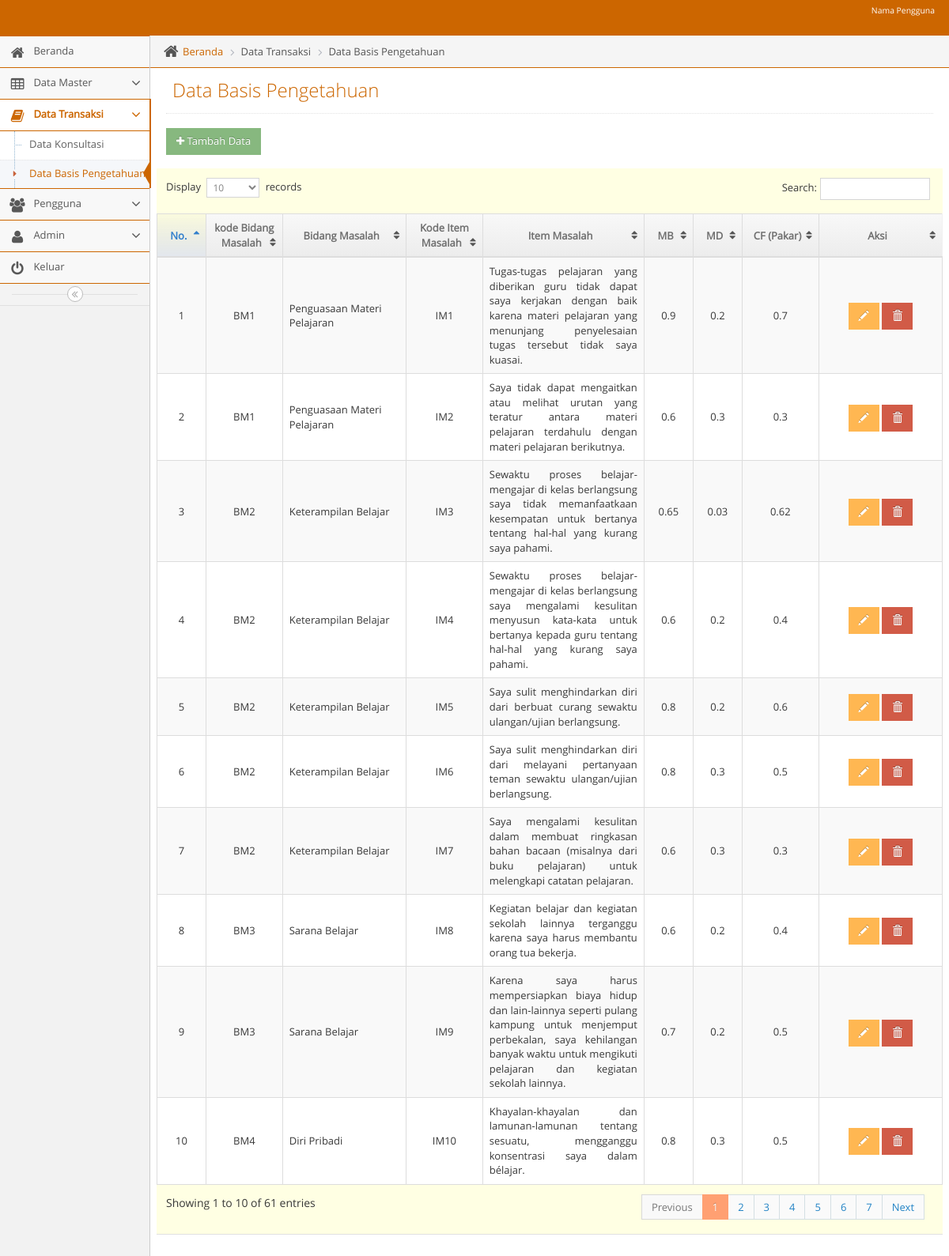
The page /admin/adminmainapp.php?unit=dbp_unit&act=datagrid (signed in) on the database its author committed.
### tables this page shows
CREATE TABLE `t_identifikasi` (
  `kode_identifikasi` int(11) NOT NULL,
  `mb` float NOT NULL,
  `md` float NOT NULL,
  `cf_bidang_masalah` float NOT NULL,
  `cf_item_masalah` float NOT NULL,
  `kode_bidang_masalah` varchar(11) NOT NULL,
  `kode_item_masalah` varchar(11) NOT NULL
);

CREATE TABLE `t_bidang_masalah` (
  `id_bidang_masalah` int(11) NOT NULL,
  `kode_bidang_masalah` varchar(5) NOT NULL,
  `nama_bidang_masalah` varchar(100) NOT NULL,
  `detail_bidang_masalah` varchar(1000) NOT NULL,
  `layanan` varchar(1000) NOT NULL,
  `detail_layanan` varchar(1000) NOT NULL
);

CREATE TABLE `t_item_masalah` (
  `id_item_masalah` int(11) NOT NULL,
  `kode_item_masalah` varchar(5) NOT NULL,
  `nama_item_masalah` varchar(500) NOT NULL
);

### admin/unit/dbp_unit.php (the view, shortened to what this page needs)
<?php
$act = $_GET['act'];
switch($act){
  case "datagrid":
?>
<?php
include("../admin/leftbar.php");
?>
<div class="main-content">
  <div class="main-content-inner">
    <div class="breadcrumbs ace-save-state" id="breadcrumbs">
      <ul class="breadcrumb">
        <li>
          <i class="ace-icon fa fa-home home-icon"></i>
          <a href="adminmainapp.php?unit=dashboard">Beranda</a>
        </li>
        <li>Data Transaksi</li>
        <li>Data Basis Pengetahuan</li>
      </ul>
    </div>
    <div class="page-content">
      <div class="page-header">
        <h1>Data Basis Pengetahuan</h1>
      </div>
      <h1>
        <a href="?unit=dbp_unit&act=input">
          <button class="btn btn-sm btn-success"><i class="fa fa-plus"></i> Tambah Data</button>
        </a>
      </h1>
      <div class="row">
        <div class="col-xs-12">
          <div class="row">
            <div class="box box-primary">
              <div class="box-body table-responsive padding">
                <table id="datatable" class="table table-striped table-bordered table-hover">
                  <thead>
                    <tr>
                      <th style="text-align: center; width: 7%">No.</th>
                      <th style="text-align: center; width: 10%">kode Bidang Masalah</th>
                      <th style="text-align: center; width: 15%">Bidang Masalah</th>
                      <th style="text-align: center; width: 10%">Kode Item Masalah</th>
                      <th style="text-align: center; width: 19%">Item Masalah</th>
                      <th style="text-align: center; width: 7%">MB</th>
                      <th style="text-align: center; width: 7%">MD</th>
                      <th style="text-align: center; width: 10%">CF (Pakar)</th>
                      <th style="text-align: center; width: 15%">Aksi</th>
                    </tr>
                  </thead>
                  <tbody>
                    <?php $no=1;
                        $qdatagrid ="  SELECT
                        t_identifikasi.kode_identifikasi,
                        t_identifikasi.mb, t_identifikasi.md,
                        t_identifikasi.cf_bidang_masalah,
                        t_bidang_masalah.kode_bidang_masalah, t_bidang_masalah.nama_bidang_masalah,
                        t_item_masalah.kode_item_masalah, t_item_masalah.nama_item_masalah
                          FROM
                        t_identifikasi
                        JOIN t_bidang_masalah ON t_identifikasi.kode_bidang_masalah = t_bidang_masalah.kode_bidang_masalah
									      JOIN t_item_masalah ON t_identifikasi.kode_item_masalah = t_item_masalah.kode_item_masalah";
                        $rdatagrid = mysqli_query($mysqli, $qdatagrid);
                        while($ddatagrid=mysqli_fetch_assoc($rdatagrid)) {
                          echo "
                          <tr>
                            <td style= text-align:center;vertical-align:middle>$no</td>
                            <td style= text-align:center;vertical-align:middle>$ddatagrid[kode_bidang_masalah]</td>
                            <td style= text-align:left;vertical-align:middle>$ddatagrid[nama_bidang_masalah]</td>
                            <td style= text-align:center;vertical-align:middle>$ddatagrid[kode_item_masalah]</td>
                            <td style= text-align:justify;vertical-align:middle>$ddatagrid[nama_item_masalah]</td>
                            <td style= text-align:center;vertical-align:middle>$ddatagrid[mb]</td>
                            <td style= text-align:center;vertical-align:middle>$ddatagrid[md]</td>
                            <td style= text-align:center;vertical-align:middle>$ddatagrid[cf_bidang_masalah]</td>
                            <td style=text-align:center;vertical-align:middle>
                              <a href=?unit=dbp_unit&act=update&kode_identifikasi=$ddatagrid[kode_identifikasi] class='btn btn-sm btn-warning glyphicon glyphicon-pencil' ></a>
                              <a href=# class='btn btn-sm btn-danger glyphicon glyphicon-trash' onclick='confirm($ddatagrid[kode_identifikasi])'></a>
                            </td>
                          </tr>
                          ";
                          $no++;
                        }
                      ?>
                  </tbody>
                </table>
              </div>
            </div>
          </div>
        </div>
      </div>
    </div>
  </div>
</div>
<?php
  include("../admin/footer.php");
?>
</body>
</html>
<?php
  break;
?>
<?php
}

### css/tentang/style.css (style rules this page uses)
html { font-family:sans-serif; -ms-text-size-adjust:100%; -webkit-text-size-adjust:100% }
body { margin:0 }
a { background-color:transparent }
h1 { font-size:2em; margin:.67em 0 }
button,input,optgroup,select,textarea { color:inherit; font:inherit; margin:0 }
button { overflow:visible }
button,select { text-transform:none }
button,html input[type=button],input[type=reset],input[type=submit] { -webkit-appearance:button; cursor:pointer }
table { border-collapse:collapse; border-spacing:0 }
td,th { padding:0 }
.border-box,article,body,code,dd,div,dl,dt,fieldset,footer,form,header,html,input[type=email],input[type=password],input[type=tel],input[type=text],input[type=url],li,main,ol,p,pre,section,textarea,ul { box-sizing:border-box }

### rows shown on the page
t_identifikasi: t_bidang_masalah.kode_bidang_masalah "BM1", t_bidang_masalah.nama_bidang_masalah "Penguasaan Materi Pelajaran", t_item_masalah.kode_item_masalah "IM1", t_item_masalah.nama_item_masalah "Tugas-tugas pelajaran yang diberikan guru tidak dapat saya kerjakan dengan baik karena materi pelajaran yang menunjang penyelesaian tugas tersebut tidak saya kuasai.", mb "0.9", md "0.2", cf_bidang_masalah "0.7"
t_identifikasi: t_bidang_masalah.kode_bidang_masalah "BM1", t_bidang_masalah.nama_bidang_masalah "Penguasaan Materi Pelajaran", t_item_masalah.kode_item_masalah "IM2", t_item_masalah.nama_item_masalah "Saya tidak dapat mengaitkan atau melihat urutan yang teratur antara materi pelajaran terdahulu dengan materi pelajaran berikutnya.", mb "0.6", md "0.3", cf_bidang_masalah "0.3"
t_identifikasi: t_bidang_masalah.kode_bidang_masalah "BM2", t_bidang_masalah.nama_bidang_masalah "Keterampilan Belajar", t_item_masalah.kode_item_masalah "IM3", t_item_masalah.nama_item_masalah "Sewaktu proses belajar-mengajar di kelas berlangsung saya tidak memanfaatkaan kesempatan untuk bertanya tentang hal-hal yang kurang saya pahami.", mb "0.65", md "0.03", cf_bidang_masalah "0.62"
t_identifikasi: t_bidang_masalah.kode_bidang_masalah "BM2", t_bidang_masalah.nama_bidang_masalah "Keterampilan Belajar", t_item_masalah.kode_item_masalah "IM4", t_item_masalah.nama_item_masalah "Sewaktu proses belajar-mengajar di kelas berlangsung saya mengalami kesulitan menyusun kata-kata untuk bertanya kepada guru tentang hal-hal yang kurang saya pahami.", mb "0.6", md "0.2", cf_bidang_masalah "0.4"
t_identifikasi: t_bidang_masalah.kode_bidang_masalah "BM2", t_bidang_masalah.nama_bidang_masalah "Keterampilan Belajar", t_item_masalah.kode_item_masalah "IM5", t_item_masalah.nama_item_masalah "Saya sulit menghindarkan diri dari berbuat curang sewaktu ulangan/ujian berlangsung.", mb "0.8", md "0.2", cf_bidang_masalah "0.6"
t_identifikasi: t_bidang_masalah.kode_bidang_masalah "BM2", t_bidang_masalah.nama_bidang_masalah "Keterampilan Belajar", t_item_masalah.kode_item_masalah "IM6", t_item_masalah.nama_item_masalah "Saya sulit menghindarkan diri dari melayani pertanyaan teman sewaktu ulangan/ujian berlangsung.", mb "0.8", md "0.3", cf_bidang_masalah "0.5"
t_identifikasi: t_bidang_masalah.kode_bidang_masalah "BM2", t_bidang_masalah.nama_bidang_masalah "Keterampilan Belajar", t_item_masalah.kode_item_masalah "IM7", t_item_masalah.nama_item_masalah "Saya mengalami kesulitan dalam membuat ringkasan bahan bacaan (misalnya dari buku pelajaran) untuk melengkapi catatan pelajaran.", mb "0.6", md "0.3", cf_bidang_masalah "0.3"
t_identifikasi: t_bidang_masalah.kode_bidang_masalah "BM3", t_bidang_masalah.nama_bidang_masalah "Sarana Belajar", t_item_masalah.kode_item_masalah "IM8", t_item_masalah.nama_item_masalah "Kegiatan belajar dan kegiatan sekolah lainnya terganggu karena saya harus membantu orang tua bekerja.", mb "0.6", md "0.2", cf_bidang_masalah "0.4"
t_identifikasi: t_bidang_masalah.kode_bidang_masalah "BM3", t_bidang_masalah.nama_bidang_masalah "Sarana Belajar", t_item_masalah.kode_item_masalah "IM9", t_item_masalah.nama_item_masalah "Karena saya harus mempersiapkan biaya hidup dan lain-lainnya seperti pulang kampung untuk menjemput perbekalan, saya kehilangan banyak waktu untuk mengikuti pelajaran dan kegiatan sekolah lainnya.", mb "0.7", md "0.2", cf_bidang_masalah "0.5"
t_identifikasi: t_bidang_masalah.kode_bidang_masalah "BM4", t_bidang_masalah.nama_bidang_masalah "Diri Pribadi", t_item_masalah.kode_item_masalah "IM10", t_item_masalah.nama_item_masalah "Khayalan-khayalan dan lamunan-lamunan tentang sesuatu, mengganggu konsentrasi saya dalam bélajar.", mb "0.8", md "0.3", cf_bidang_masalah "0.5"
